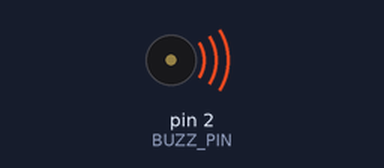
Simulated run of this sketch. Board: Arduino Uno, built with avr-gcc and run on an emulated ATmega328P. Parts: buzzer (waves = sounding, pin HIGH).

Above: at 0.2 s.
At 4.5 s:
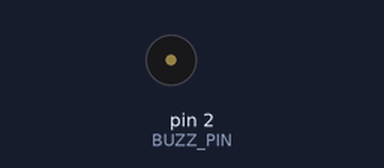
Timing chart, 0 to 5.8 s (numbered marks = the images above):
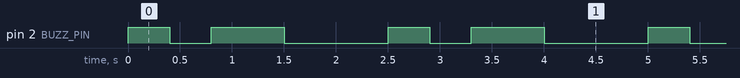

Measured:
- by itself, pin 2 (BUZZ_PIN): repeats every 2.5 s: LOW 0.40 s, HIGH 0.70 s, LOW 1.0 s, HIGH 0.40 s
- by itself, everything shown: repeats every 2.5 s, in 4 steps

The sketch:

beep.ino
```cpp
// Makes a sequence of beeps with a Buzzer

// Connect a buzzer to pin 7
const int BUZZ_PIN = 2;

void setup()
{
  //Declares pin 7 as Output
  pinMode(BUZZ_PIN, OUTPUT);
}

void loop()
{
  buzz();  // Plays a long beep
  delay(300);  // Waits for 300 milliseconds
}


// Generates a pulse of duty cycle 50%
// and period 800 milliseconds


void buzz()
{
  digitalWrite(BUZZ_PIN, HIGH);
  delay(400);
  digitalWrite(BUZZ_PIN, LOW);
  delay(400);
  digitalWrite(BUZZ_PIN, HIGH);
  delay(700);
  digitalWrite(BUZZ_PIN, LOW);
  delay(700);
}
```
